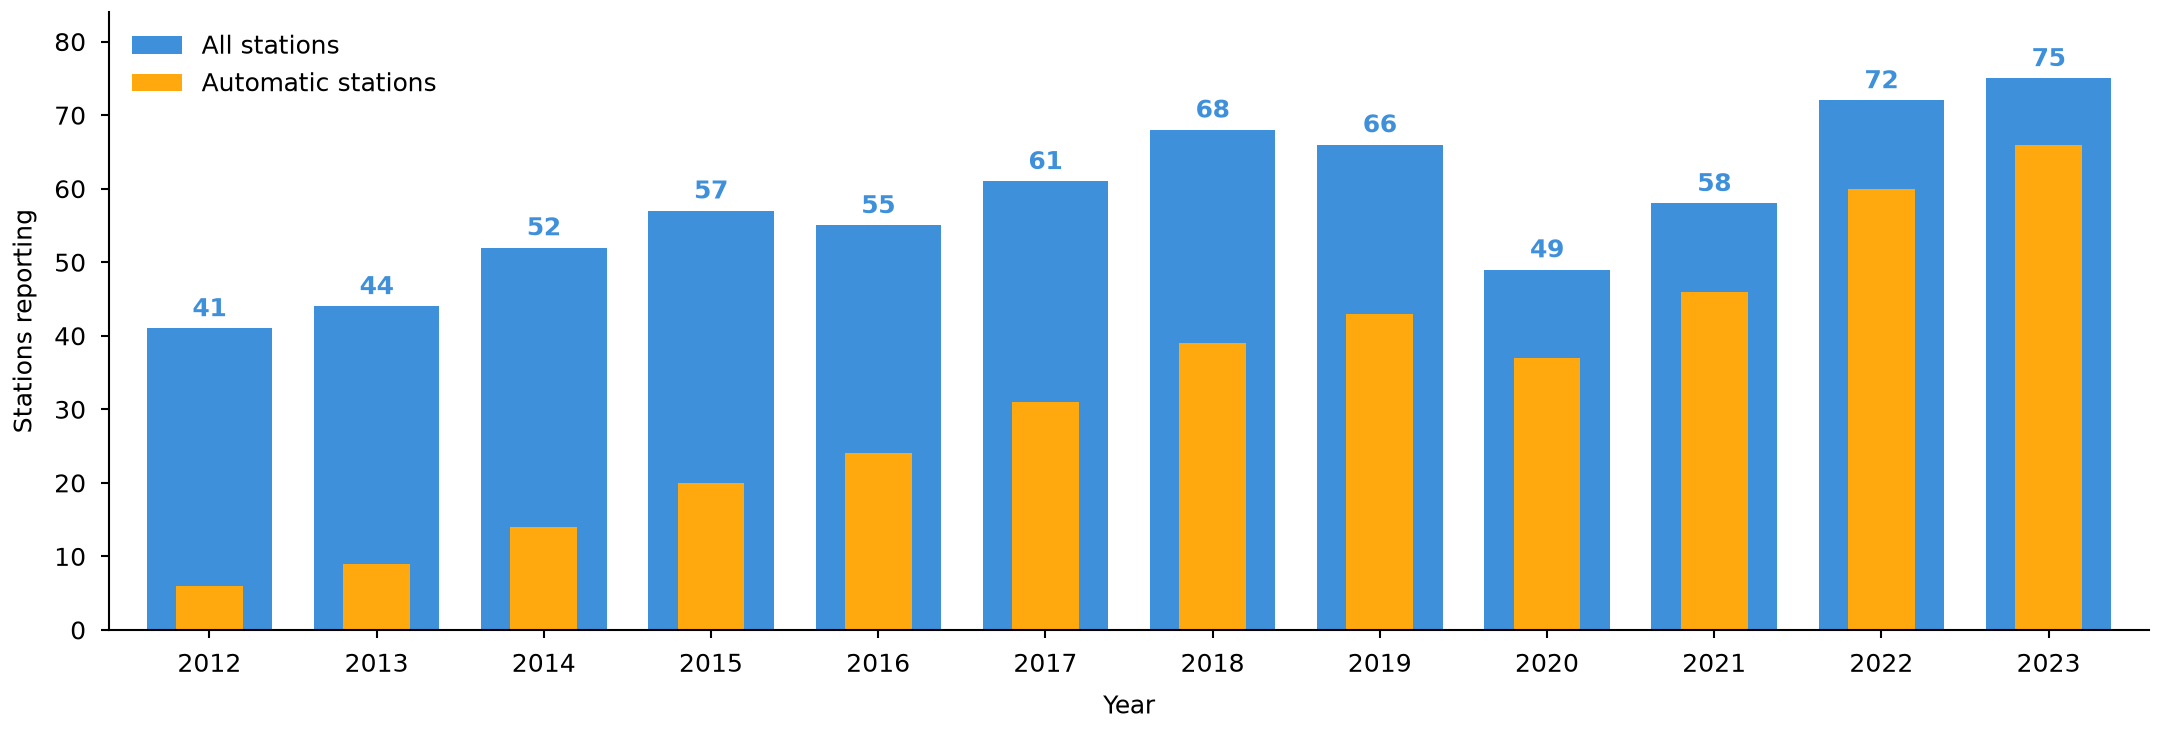

Write the Python code that produced this figure.
"""Draw the stations in a subset as narrow bars inside the bars for all stations.

Synthetic data. Writes snippet.png next to this file.
"""

import os
from pathlib import Path

import matplotlib.pyplot as plt
import numpy as np

MM = 1 / 25.4
STYLE_DIR = Path(__file__).resolve().parent / "../../../styles"
YEARS = np.arange(2012, 2024)
ALL = np.array([41, 44, 52, 57, 55, 61, 68, 66, 49, 58, 72, 75])
AUTOMATIC = np.array([6, 9, 14, 20, 24, 31, 39, 43, 37, 46, 60, 66])
WIDE, NARROW = 0.75, 0.4


def nested_bars(ax):
    whole = ax.bar(YEARS, ALL, width=WIDE, color="C0", label="All stations", zorder=1)
    ax.bar(YEARS, AUTOMATIC, width=NARROW, color="C1", label="Automatic stations",
           zorder=2)
    ax.bar_label(whole, padding=1.5, color="C0", fontweight="bold")
    ax.set_xticks(YEARS)
    ax.set_xlim(YEARS[0] - 0.6, YEARS[-1] + 0.6)
    # Autoscaling stops at the tallest bar; leave room for its label.
    ax.set_ylim(0, 1.12 * ALL.max())
    ax.set(xlabel="Year", ylabel="Stations reporting")
    ax.legend(loc="upper left", frameon=False)


def main():
    default = STYLE_DIR / "default.mplstyle"
    sheets = [default] if default.is_file() else []
    if selected := os.environ.get("CEDALION_STYLE"):
        sheet = Path(selected).expanduser()
        sheets.append(sheet if sheet.is_file() else STYLE_DIR / (selected.removesuffix(".mplstyle") + ".mplstyle"))
    width_mm = float(os.environ.get("CEDALION_WIDTH_MM", 183))
    with plt.style.context(sheets):
        fig, ax = plt.subplots(figsize=(width_mm * MM, 62 * MM), layout="constrained")
        nested_bars(ax)
        fig.savefig(os.environ.get("CEDALION_SNIPPET_PNG", Path(__file__).with_name("snippet.png")), dpi=300)
        plt.close(fig)


if __name__ == "__main__":
    main()
